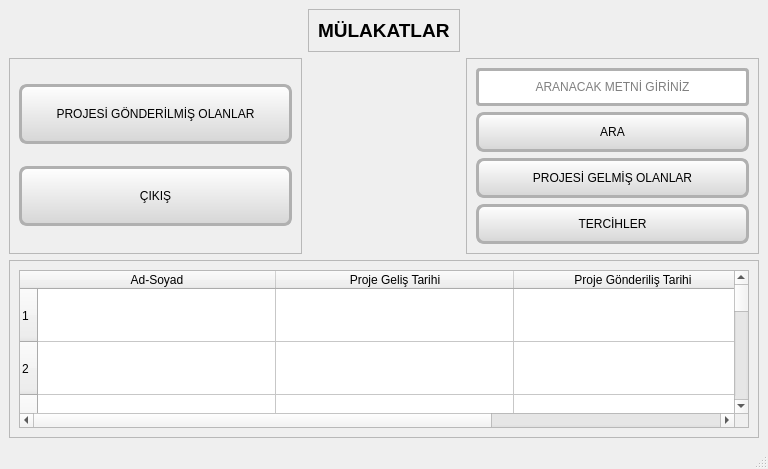
<?xml version="1.0" encoding="UTF-8"?>
<ui version="4.0">
 <class>MainWindow</class>
 <widget class="QMainWindow" name="MainWindow">
  <property name="geometry">
   <rect>
    <x>0</x>
    <y>0</y>
    <width>768</width>
    <height>469</height>
   </rect>
  </property>
  <property name="windowTitle">
   <string>MainWindow</string>
  </property>
  <widget class="QWidget" name="centralwidget">
   <property name="sizePolicy">
    <sizepolicy hsizetype="Expanding" vsizetype="Expanding">
     <horstretch>0</horstretch>
     <verstretch>0</verstretch>
    </sizepolicy>
   </property>
   <layout class="QGridLayout" name="gridLayout_3">
    <item row="1" column="2">
     <widget class="QFrame" name="frame_2">
      <property name="sizePolicy">
       <sizepolicy hsizetype="Expanding" vsizetype="Expanding">
        <horstretch>0</horstretch>
        <verstretch>0</verstretch>
       </sizepolicy>
      </property>
      <property name="frameShape">
       <enum>QFrame::Shape::StyledPanel</enum>
      </property>
      <property name="frameShadow">
       <enum>QFrame::Shadow::Raised</enum>
      </property>
      <layout class="QGridLayout" name="gridLayout_2">
       <item row="1" column="0">
        <widget class="QPushButton" name="ara">
         <property name="sizePolicy">
          <sizepolicy hsizetype="Preferred" vsizetype="Preferred">
           <horstretch>0</horstretch>
           <verstretch>0</verstretch>
          </sizepolicy>
         </property>
         <property name="maximumSize">
          <size>
           <width>275</width>
           <height>60</height>
          </size>
         </property>
         <property name="styleSheet">
          <string notr="true">QPushButton {
    background-color: qlineargradient(spread:pad, x1:0, y1:0, x2:0, y2:1, stop:0 #ffffff, stop:1 #d6d6d6); /* Üst açık alt koyu geçişli */
    border: 3px solid #b0b0b0; /* Hafif koyu kenarlık */
    border-radius: 8px; /* Yuvarlak kenarlar */
    padding: 10px 20px; /* Dolgunluk sağlamak için iç boşluk */
    font-size: 12px;
    color: black;
    box-shadow: 3px 3px 8px rgba(0, 0, 0, 0.3), inset -2px -2px 3px rgba(255, 255, 255, 0.6); /* Dış gölge ve iç parlama efekti */
}

QPushButton:hover {
    background-color: qlineargradient(spread:pad, x1:0, y1:0, x2:0, y2:1, stop:0 #f0f0f0, stop:1 #c8c8c8);
    box-shadow: 5px 5px 10px rgba(0, 0, 0, 0.4), inset -2px -2px 3px rgba(255, 255, 255, 0.8); /* Hover’da gölge artır */
}

QPushButton:pressed {
    background-color: qlineargradient(spread:pad, x1:0, y1:0, x2:0, y2:1, stop:0 #d6d6d6, stop:1 #a0a0a0); /* Basılınca koyulaşan efekt */
    box-shadow: inset 3px 3px 6px rgba(0, 0, 0, 0.5), inset -2px -2px 4px rgba(255, 255, 255, 0.3); /* İç gölge ile çökme efekti */
}
</string>
         </property>
         <property name="text">
          <string>ARA</string>
         </property>
        </widget>
       </item>
       <item row="3" column="0">
        <widget class="QPushButton" name="tercihler">
         <property name="sizePolicy">
          <sizepolicy hsizetype="Preferred" vsizetype="Preferred">
           <horstretch>0</horstretch>
           <verstretch>0</verstretch>
          </sizepolicy>
         </property>
         <property name="maximumSize">
          <size>
           <width>275</width>
           <height>60</height>
          </size>
         </property>
         <property name="styleSheet">
          <string notr="true">QPushButton {
    background-color: qlineargradient(spread:pad, x1:0, y1:0, x2:0, y2:1, stop:0 #ffffff, stop:1 #d6d6d6); /* Üst açık alt koyu geçişli */
    border: 3px solid #b0b0b0; /* Hafif koyu kenarlık */
    border-radius: 8px; /* Yuvarlak kenarlar */
    padding: 10px 20px; /* Dolgunluk sağlamak için iç boşluk */
    font-size: 12px;
    color: black;
    box-shadow: 3px 3px 8px rgba(0, 0, 0, 0.3), inset -2px -2px 3px rgba(255, 255, 255, 0.6); /* Dış gölge ve iç parlama efekti */
}

QPushButton:hover {
    background-color: qlineargradient(spread:pad, x1:0, y1:0, x2:0, y2:1, stop:0 #f0f0f0, stop:1 #c8c8c8);
    box-shadow: 5px 5px 10px rgba(0, 0, 0, 0.4), inset -2px -2px 3px rgba(255, 255, 255, 0.8); /* Hover’da gölge artır */
}

QPushButton:pressed {
    background-color: qlineargradient(spread:pad, x1:0, y1:0, x2:0, y2:1, stop:0 #d6d6d6, stop:1 #a0a0a0); /* Basılınca koyulaşan efekt */
    box-shadow: inset 3px 3px 6px rgba(0, 0, 0, 0.5), inset -2px -2px 4px rgba(255, 255, 255, 0.3); /* İç gölge ile çökme efekti */
}
</string>
         </property>
         <property name="text">
          <string>TERCİHLER</string>
         </property>
        </widget>
       </item>
       <item row="2" column="0">
        <widget class="QPushButton" name="projeGel">
         <property name="sizePolicy">
          <sizepolicy hsizetype="Preferred" vsizetype="Preferred">
           <horstretch>0</horstretch>
           <verstretch>0</verstretch>
          </sizepolicy>
         </property>
         <property name="maximumSize">
          <size>
           <width>275</width>
           <height>60</height>
          </size>
         </property>
         <property name="styleSheet">
          <string notr="true">QPushButton {
    background-color: qlineargradient(spread:pad, x1:0, y1:0, x2:0, y2:1, stop:0 #ffffff, stop:1 #d6d6d6); /* Üst açık alt koyu geçişli */
    border: 3px solid #b0b0b0; /* Hafif koyu kenarlık */
    border-radius: 8px; /* Yuvarlak kenarlar */
    padding: 10px 20px; /* Dolgunluk sağlamak için iç boşluk */
    font-size: 12px;
    color: black;
    box-shadow: 3px 3px 8px rgba(0, 0, 0, 0.3), inset -2px -2px 3px rgba(255, 255, 255, 0.6); /* Dış gölge ve iç parlama efekti */
}

QPushButton:hover {
    background-color: qlineargradient(spread:pad, x1:0, y1:0, x2:0, y2:1, stop:0 #f0f0f0, stop:1 #c8c8c8);
    box-shadow: 5px 5px 10px rgba(0, 0, 0, 0.4), inset -2px -2px 3px rgba(255, 255, 255, 0.8); /* Hover’da gölge artır */
}

QPushButton:pressed {
    background-color: qlineargradient(spread:pad, x1:0, y1:0, x2:0, y2:1, stop:0 #d6d6d6, stop:1 #a0a0a0); /* Basılınca koyulaşan efekt */
    box-shadow: inset 3px 3px 6px rgba(0, 0, 0, 0.5), inset -2px -2px 4px rgba(255, 255, 255, 0.3); /* İç gölge ile çökme efekti */
}
</string>
         </property>
         <property name="text">
          <string>PROJESİ GELMİŞ OLANLAR</string>
         </property>
        </widget>
       </item>
       <item row="0" column="0">
        <widget class="QLineEdit" name="lineEdit">
         <property name="sizePolicy">
          <sizepolicy hsizetype="Preferred" vsizetype="Preferred">
           <horstretch>0</horstretch>
           <verstretch>0</verstretch>
          </sizepolicy>
         </property>
         <property name="maximumSize">
          <size>
           <width>275</width>
           <height>60</height>
          </size>
         </property>
         <property name="styleSheet">
          <string notr="true">QLineEdit {
    border: 3px solid #b0b0b0; /* Hafif koyu kenarlık */
    border-radius: 4px; /* Yuvarlak kenarlar */
    padding: 8px 12px; /* Dolgunluk sağlamak için iç boşluk */
    font-size: 12px;
    color: black;
    box-shadow: 2px 2px 6px rgba(0, 0, 0, 0.1), inset -2px -2px 3px rgba(255, 255, 255, 0.6); /* Dış gölge ve iç parlama efekti */
}</string>
         </property>
         <property name="alignment">
          <set>Qt::AlignmentFlag::AlignCenter</set>
         </property>
         <property name="placeholderText">
          <string>ARANACAK METNİ GİRİNİZ</string>
         </property>
        </widget>
       </item>
      </layout>
     </widget>
    </item>
    <item row="0" column="1">
     <widget class="QFrame" name="frame_3">
      <property name="frameShape">
       <enum>QFrame::Shape::StyledPanel</enum>
      </property>
      <property name="frameShadow">
       <enum>QFrame::Shadow::Raised</enum>
      </property>
      <layout class="QVBoxLayout" name="verticalLayout">
       <item>
        <widget class="QLabel" name="baslik">
         <property name="font">
          <font>
           <pointsize>14</pointsize>
           <bold>true</bold>
          </font>
         </property>
         <property name="styleSheet">
          <string notr="true"/>
         </property>
         <property name="text">
          <string>MÜLAKATLAR</string>
         </property>
        </widget>
       </item>
      </layout>
     </widget>
    </item>
    <item row="1" column="0">
     <widget class="QFrame" name="frame">
      <property name="sizePolicy">
       <sizepolicy hsizetype="Expanding" vsizetype="Expanding">
        <horstretch>0</horstretch>
        <verstretch>0</verstretch>
       </sizepolicy>
      </property>
      <property name="frameShape">
       <enum>QFrame::Shape::StyledPanel</enum>
      </property>
      <property name="frameShadow">
       <enum>QFrame::Shadow::Raised</enum>
      </property>
      <layout class="QGridLayout" name="gridLayout">
       <item row="0" column="0">
        <widget class="QPushButton" name="projeGond">
         <property name="sizePolicy">
          <sizepolicy hsizetype="Preferred" vsizetype="Preferred">
           <horstretch>0</horstretch>
           <verstretch>0</verstretch>
          </sizepolicy>
         </property>
         <property name="maximumSize">
          <size>
           <width>275</width>
           <height>60</height>
          </size>
         </property>
         <property name="styleSheet">
          <string notr="true">QPushButton {
    background-color: qlineargradient(spread:pad, x1:0, y1:0, x2:0, y2:1, stop:0 #ffffff, stop:1 #d6d6d6); /* Üst açık alt koyu geçişli */
    border: 3px solid #b0b0b0; /* Hafif koyu kenarlık */
    border-radius: 8px; /* Yuvarlak kenarlar */
    padding: 10px 20px; /* Dolgunluk sağlamak için iç boşluk */
    font-size: 12px;
    color: black;
    box-shadow: 3px 3px 8px rgba(0, 0, 0, 0.3), inset -2px -2px 3px rgba(255, 255, 255, 0.6); /* Dış gölge ve iç parlama efekti */
}

QPushButton:hover {
    background-color: qlineargradient(spread:pad, x1:0, y1:0, x2:0, y2:1, stop:0 #f0f0f0, stop:1 #c8c8c8);
    box-shadow: 5px 5px 10px rgba(0, 0, 0, 0.4), inset -2px -2px 3px rgba(255, 255, 255, 0.8); /* Hover’da gölge artır */
}

QPushButton:pressed {
    background-color: qlineargradient(spread:pad, x1:0, y1:0, x2:0, y2:1, stop:0 #d6d6d6, stop:1 #a0a0a0); /* Basılınca koyulaşan efekt */
    box-shadow: inset 3px 3px 6px rgba(0, 0, 0, 0.5), inset -2px -2px 4px rgba(255, 255, 255, 0.3); /* İç gölge ile çökme efekti */
}
</string>
         </property>
         <property name="text">
          <string>PROJESİ GÖNDERİLMİŞ OLANLAR</string>
         </property>
        </widget>
       </item>
       <item row="1" column="0">
        <widget class="QPushButton" name="cikis">
         <property name="sizePolicy">
          <sizepolicy hsizetype="Preferred" vsizetype="Preferred">
           <horstretch>0</horstretch>
           <verstretch>0</verstretch>
          </sizepolicy>
         </property>
         <property name="maximumSize">
          <size>
           <width>275</width>
           <height>60</height>
          </size>
         </property>
         <property name="styleSheet">
          <string notr="true">QPushButton {
    background-color: qlineargradient(spread:pad, x1:0, y1:0, x2:0, y2:1, stop:0 #ffffff, stop:1 #d6d6d6); /* Üst açık alt koyu geçişli */
    border: 3px solid #b0b0b0; /* Hafif koyu kenarlık */
    border-radius: 8px; /* Yuvarlak kenarlar */
    padding: 10px 20px; /* Dolgunluk sağlamak için iç boşluk */
    font-size: 12px;
    color: black;
    box-shadow: 3px 3px 8px rgba(0, 0, 0, 0.3), inset -2px -2px 3px rgba(255, 255, 255, 0.6); /* Dış gölge ve iç parlama efekti */
}

QPushButton:hover {
    background-color: qlineargradient(spread:pad, x1:0, y1:0, x2:0, y2:1, stop:0 #f0f0f0, stop:1 #c8c8c8);
    box-shadow: 5px 5px 10px rgba(0, 0, 0, 0.4), inset -2px -2px 3px rgba(255, 255, 255, 0.8); /* Hover’da gölge artır */
}

QPushButton:pressed {
    background-color: qlineargradient(spread:pad, x1:0, y1:0, x2:0, y2:1, stop:0 #d6d6d6, stop:1 #a0a0a0); /* Basılınca koyulaşan efekt */
    box-shadow: inset 3px 3px 6px rgba(0, 0, 0, 0.5), inset -2px -2px 4px rgba(255, 255, 255, 0.3); /* İç gölge ile çökme efekti */
}
</string>
         </property>
         <property name="text">
          <string>ÇIKIŞ</string>
         </property>
        </widget>
       </item>
      </layout>
     </widget>
    </item>
    <item row="2" column="0" colspan="3">
     <widget class="QFrame" name="frame_4">
      <property name="frameShape">
       <enum>QFrame::Shape::StyledPanel</enum>
      </property>
      <property name="frameShadow">
       <enum>QFrame::Shadow::Raised</enum>
      </property>
      <layout class="QGridLayout" name="gridLayout_4">
       <item row="0" column="0">
        <widget class="QTableWidget" name="tablo">
         <property name="sizePolicy">
          <sizepolicy hsizetype="Preferred" vsizetype="Expanding">
           <horstretch>0</horstretch>
           <verstretch>0</verstretch>
          </sizepolicy>
         </property>
         <property name="maximumSize">
          <size>
           <width>1100</width>
           <height>16777215</height>
          </size>
         </property>
         <property name="layoutDirection">
          <enum>Qt::LayoutDirection::LeftToRight</enum>
         </property>
         <property name="rowCount">
          <number>25</number>
         </property>
         <attribute name="horizontalHeaderCascadingSectionResizes">
          <bool>true</bool>
         </attribute>
         <attribute name="horizontalHeaderMinimumSectionSize">
          <number>52</number>
         </attribute>
         <attribute name="horizontalHeaderDefaultSectionSize">
          <number>238</number>
         </attribute>
         <attribute name="horizontalHeaderHighlightSections">
          <bool>true</bool>
         </attribute>
         <attribute name="horizontalHeaderShowSortIndicator" stdset="0">
          <bool>true</bool>
         </attribute>
         <attribute name="horizontalHeaderStretchLastSection">
          <bool>true</bool>
         </attribute>
         <attribute name="verticalHeaderMinimumSectionSize">
          <number>42</number>
         </attribute>
         <attribute name="verticalHeaderDefaultSectionSize">
          <number>53</number>
         </attribute>
         <attribute name="verticalHeaderShowSortIndicator" stdset="0">
          <bool>true</bool>
         </attribute>
         <attribute name="verticalHeaderStretchLastSection">
          <bool>true</bool>
         </attribute>
         <row/>
         <row/>
         <row/>
         <row/>
         <row/>
         <row/>
         <row/>
         <row/>
         <row/>
         <row/>
         <row/>
         <row/>
         <row/>
         <row/>
         <row/>
         <row/>
         <row/>
         <row/>
         <row/>
         <row/>
         <row/>
         <row/>
         <row/>
         <row/>
         <row/>
         <column>
          <property name="text">
           <string>Ad-Soyad</string>
          </property>
         </column>
         <column>
          <property name="text">
           <string>Proje Geliş Tarihi</string>
          </property>
         </column>
         <column>
          <property name="text">
           <string>Proje Gönderiliş Tarihi</string>
          </property>
         </column>
        </widget>
       </item>
      </layout>
     </widget>
    </item>
   </layout>
   <zorder>frame_4</zorder>
   <zorder>frame</zorder>
   <zorder>frame_2</zorder>
   <zorder>frame_3</zorder>
  </widget>
  <widget class="QMenuBar" name="menubar">
   <property name="geometry">
    <rect>
     <x>0</x>
     <y>0</y>
     <width>768</width>
     <height>22</height>
    </rect>
   </property>
  </widget>
  <widget class="QStatusBar" name="statusbar"/>
 </widget>
 <resources/>
 <connections/>
</ui>
